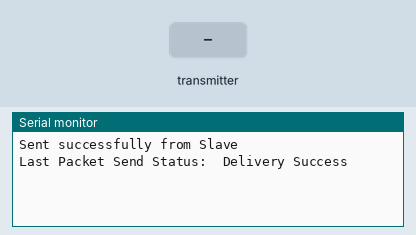
Recording of a sketch running on a simulated ESP32. Shown: the last lines printed to the serial monitor. The inputs (shaded band) are chosen by the test bench.

Above: at 1.2 s.
1.3 s: the transmitter starts sending temp = 0
At 1.61 s:
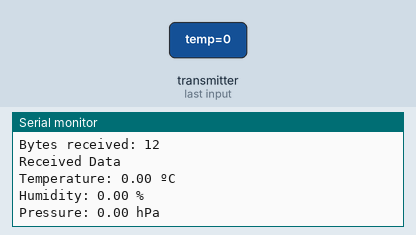
2.8 s: the transmitter starts sending hum = 25
4.3 s: the transmitter starts sending pres = 25
At 4.61 s:
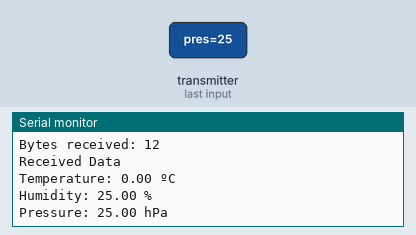
5.8 s: the transmitter starts sending temp = 25
7.3 s: the transmitter starts sending hum = 50
8.8 s: the transmitter starts sending pres = 50
At 9.11 s:
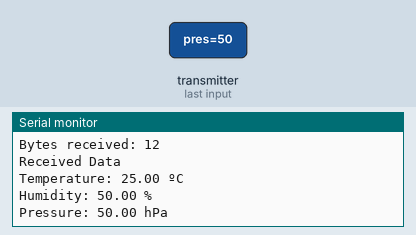
Timing chart, 0 to 11.3 s (numbered marks = the images above; inputs shaded):
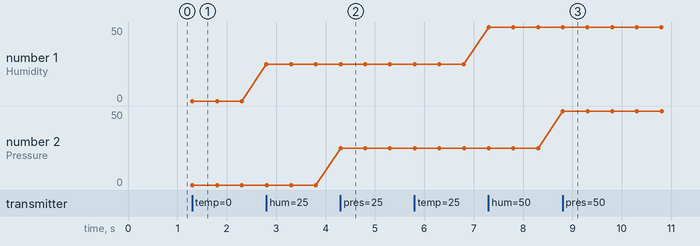

Measured:
- after the input at 1.3 s, the serial monitor: prints a new line at once (image 1)
- after the input at 4.3 s, the serial monitor: prints a new line at once (image 2)
- after the input at 8.8 s, the serial monitor: prints a new line at once (image 3)
- plotted number 1: 0 → 25 after the input at 2.8 s, 25 → 50 after the input at 7.3 s

The sketch:

Star_Slave.ino
```cpp
// (licence header left out)
#include <esp_now.h>
#include <WiFi.h>

// REPLACE WITH THE MAC Address of your receiver
//uint8_t broadcastAddress[] = {};
uint8_t broadcastAddress[] = {0x24, 0x6F, 0x28, 0xAF, 0x43, 0x44};
//uint8_t broadcastAddress[] = {0x24, 0x6F, 0x28, 0xAF, 0x4D, 0xB8};
//uint8_t broadcastAddress[] = {0x24, 0x6F, 0x28, 0xAF, 0x4D, 0xA8};


// Define variables to store BME280 readings to be sent
float temperature;
float humidity;
float pressure;

// Define variables to store incoming readings
float incomingTemp;
float incomingHum;
float incomingPres;

// Variable to store if sending data was successful
String success;

//Structure example to send data
//Must match the receiver structure
typedef struct struct_message {
    float temp;
    float hum;
    float pres;
} struct_message;

// Create a struct_message called BME280Readings to hold sensor readings
struct_message SensorReadings;

// Create a struct_message to hold incoming sensor readings
struct_message incomingReadings;

// Callback when data is sent
void OnDataSent(const uint8_t *mac_addr, esp_now_send_status_t status) {
  Serial.print("\r\nLast Packet Send Status:\t");
  Serial.println(status == ESP_NOW_SEND_SUCCESS ? "Delivery Success" : "Delivery Fail");
  if (status ==0){
    success = "Delivery Success :)";
  }
  else{
    success = "Delivery Fail :(";
  }
}

// Callback when data is received
void OnDataRecv(const uint8_t * mac, const uint8_t *incomingData, int len) {
  memcpy(&incomingReadings, incomingData, sizeof(incomingReadings));
  char macStr[18];
  snprintf(macStr, sizeof(macStr), "%02x:%02x:%02x:%02x:%02x:%02x",
           mac[0], mac[1], mac[2], mac[3], mac[4], mac[5]);
  Serial.println("Last Packet Recv from: "); Serial.println(macStr);
  Serial.print("Bytes received: ");
  Serial.println(len);
  Serial.println("Received Data");
  Serial.print("Temperature: ");
  Serial.print(incomingReadings.temp);
  Serial.println(" ºC");
  Serial.print("Humidity: ");
  Serial.print(incomingReadings.hum);
  Serial.println(" %");
  Serial.print("Pressure: ");
  Serial.print(incomingReadings.pres);
  Serial.println(" hPa");
  Serial.println();

  incomingTemp = incomingReadings.temp;
  incomingHum = incomingReadings.hum;
  incomingPres = incomingReadings.pres;
}

void setup() {
  // Init Serial Monitor
  Serial.begin(115200);

  // Set device as a Wi-Fi Station
  WiFi.mode(WIFI_STA);

  // Init ESP-NOW
  if (esp_now_init() != ESP_OK) {
    Serial.println("Error initializing ESP-NOW");
    return;
  }

  // Once ESPNow is successfully Init, we will register for Send CB to
  // get the status of Trasnmitted packet
  esp_now_register_send_cb(OnDataSent);

  // Register peer
  esp_now_peer_info_t peerInfo;
  memcpy(peerInfo.peer_addr, broadcastAddress, 6);
  peerInfo.channel = 0;
  peerInfo.encrypt = false;

  // Add peer
  if (esp_now_add_peer(&peerInfo) != ESP_OK){
    Serial.println("Failed to add peer");
    return;
  }
  // Register for a callback function that will be called when data is received
  esp_now_register_recv_cb(OnDataRecv);
}

void loop() {
  getReadings();

  // Set values to send
  SensorReadings.temp = temperature;
  SensorReadings.hum = humidity;
  SensorReadings.pres = pressure;

  // Send message via ESP-NOW
  esp_err_t result = esp_now_send(broadcastAddress, (uint8_t *) &SensorReadings, sizeof(SensorReadings));

  if (result == ESP_OK) {
    Serial.println("Sent successfully from Slave");
  }
  else {
    Serial.println("Error sending from slave");
  }
  //updateDisplay();
  delay(10000);
}


void getReadings(){
  temperature = 7;
  humidity = 8;
  pressure = 9;
}


void updateDisplay(){
  // Display Readings in Serial Monitor

}
```
